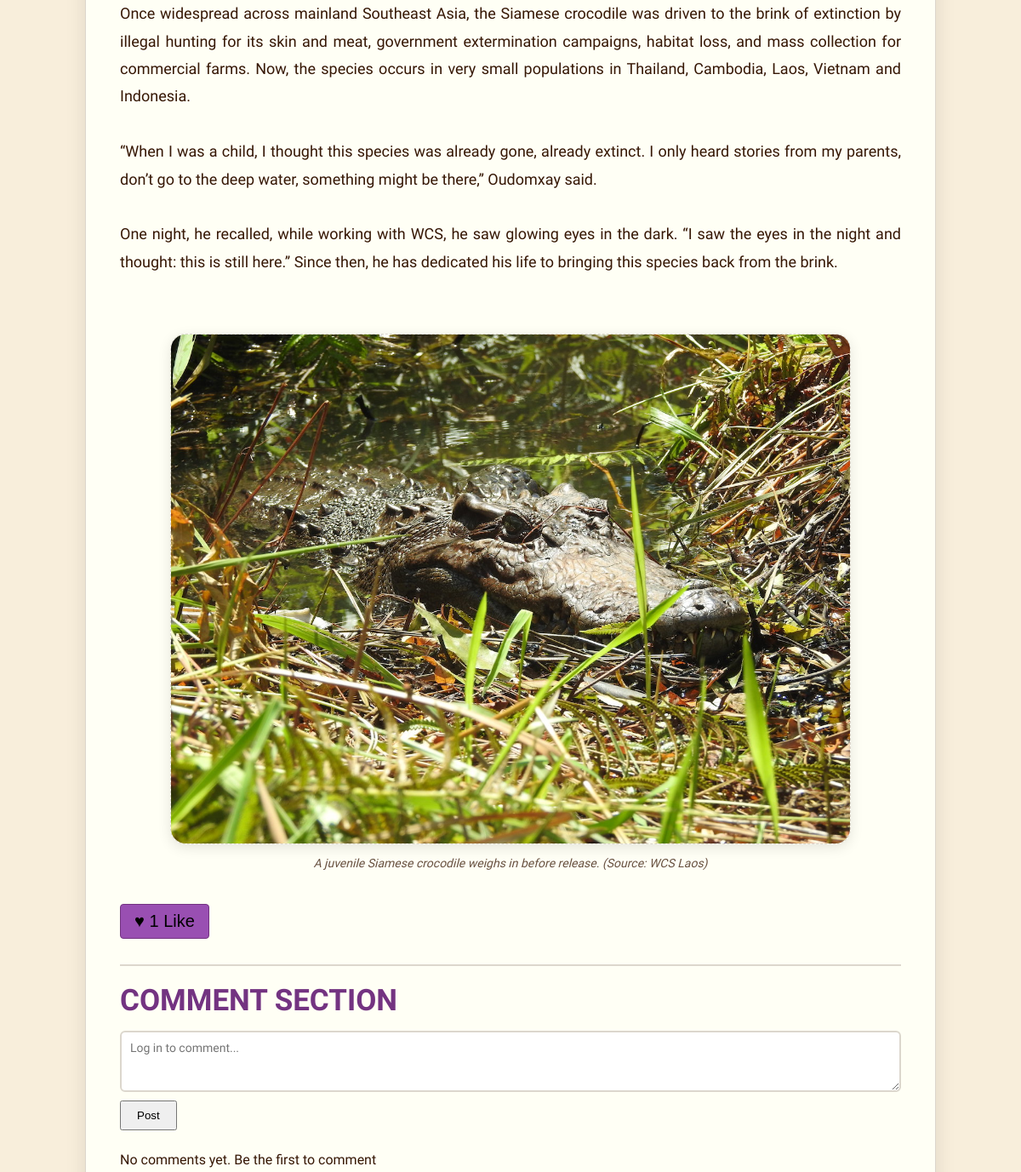
The page /articles/details.php?id=28 (middle part) on the database as committed earlier.
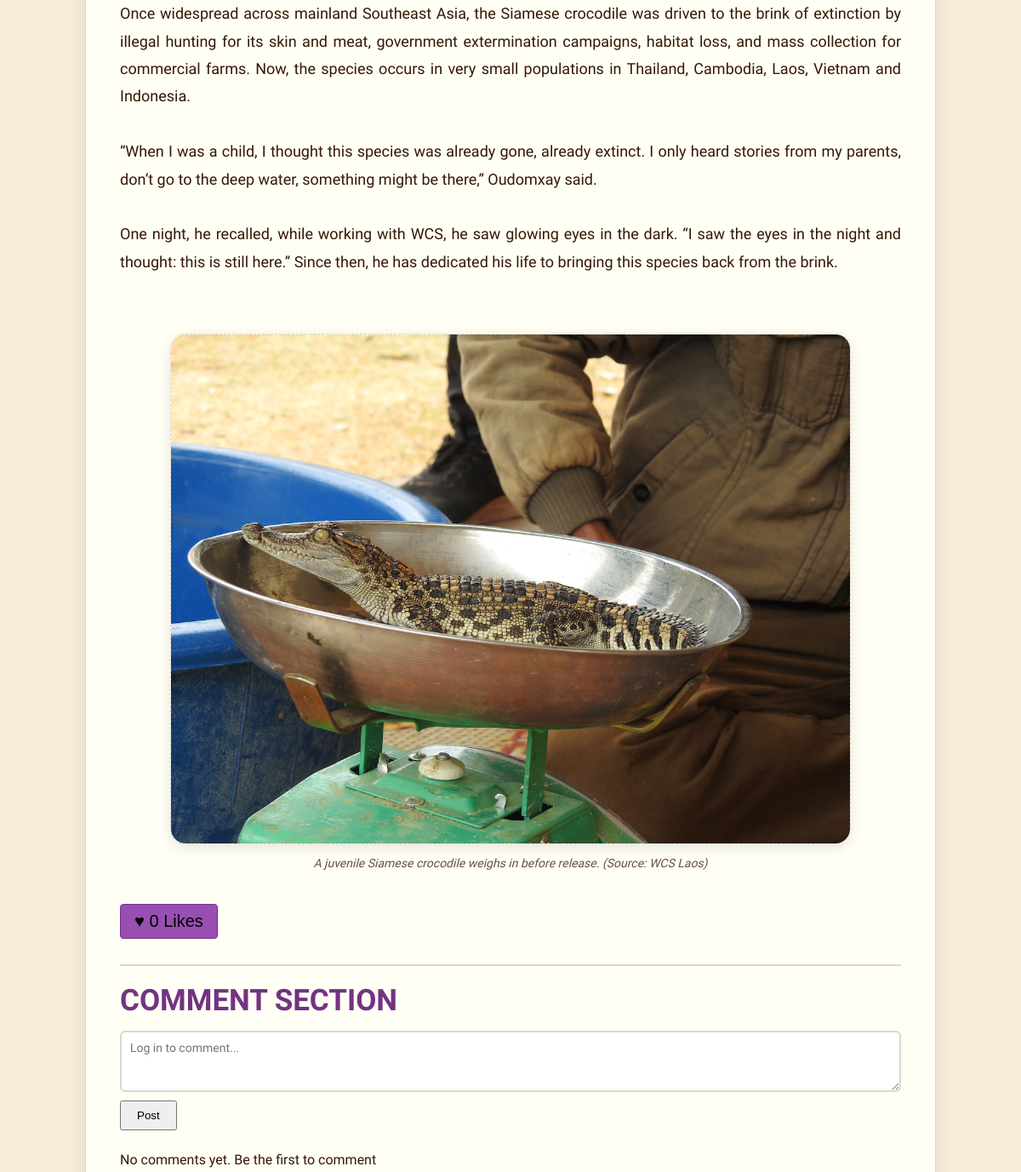
The same page on the database as committed later.
### tables this page shows
CREATE TABLE IF NOT EXISTS `articles` (
  `article_id` int NOT NULL AUTO_INCREMENT,
  `title` varchar(255) NOT NULL,
  `subheading` varchar(255) NOT NULL,
  `author` varchar(100) NOT NULL,
  `keywords` varchar(255) NOT NULL,
  `summary` text NOT NULL,
  `content` longtext NOT NULL,
  `image_name` varchar(255) NOT NULL,
  `image_caption` varchar(255) NOT NULL,
  `image_name2` varchar(255) DEFAULT NULL,
  `image_caption2` varchar(255) DEFAULT NULL,
  `creation_at` timestamp NOT NULL DEFAULT CURRENT_TIMESTAMP,
  PRIMARY KEY (`article_id`)
);

### includes/navigation.php (called while the page is built, shortened)
<?php
$isLoggedIn = isset($_SESSION["userID"]);
?>

### articles/details.php (the view, shortened to what this page needs)
<?php
require_once("../includes/database.php");
if(isset($_GET['id']) && is_numeric($_GET['id'])){
    $article_id = (int)$_GET['id'];
}
$query_main = "SELECT article_id, title, subheading, author,keywords, summary, content, image_name, image_caption, image_name2, image_caption2, creation_at
               FROM articles WHERE article_id = ?";
$statement_main = mysqli_prepare($connection, $query_main);
mysqli_stmt_bind_param($statement_main, "i", $article_id);
mysqli_stmt_execute($statement_main);
mysqli_stmt_bind_result($statement_main, $article_id, $title, $subheading, $author, $keywords, $summary, $content, $image_name, $image_caption,$image_name2, $image_caption2, $creation_at );
if(mysqli_stmt_fetch($statement_main)){
    $main_article = [
        'article_id' => $article_id,
        'title'      => $title,
        'subheading' => $subheading,
        'author'     => $author,
        'keywords'   => $keywords,
        'summary'    => $summary,
        'content'    => $content,
        'image_name' => $image_name,
        'image_caption' => $image_caption,
        'image_name2'=> $image_name2,
        'image_caption2' => $image_caption2,
        'creation_at' => $creation_at
    ];
}
$likeCount = "SELECT COUNT(*) as totalLikes FROM article_likes WHERE articleID = ?";
$stmt = mysqli_prepare($connection, $likeCount);
mysqli_stmt_bind_param($stmt, "i", $article_id);
mysqli_stmt_execute($stmt);
$likeResult = mysqli_fetch_assoc(mysqli_stmt_get_result($stmt));
$totalLikes = $likeResult['totalLikes'] ?? 0;
$hasLiked = false;
$comments = [];
?>
<!DOCTYPE html>
<html lang="en">
<head>
    <link rel="stylesheet" href="../css/style.css">
    <link rel="stylesheet" href="../css/articles.css">
</head>
<body>
<?php include("../includes/navigation.php"); ?>
<main>
<div class="article-pg-frame">
<div class="article-main-column">
<br>
    <article class="article-pg-content">
    <?php echo nl2br(htmlspecialchars($main_article['content'])); ?>
<br><br>
        <?php if (!empty($main_article['image_name2'])): ?>
        <figure class="article-pg-img2">
            <img src="../images/articles/<?php echo htmlspecialchars($main_article['image_name2']); ?>"
             alt="<?php echo htmlspecialchars($main_article['image_caption2']); ?>">
            <figcaption class="img2-caption"><?php echo htmlspecialchars($main_article['image_caption2']); ?></figcaption>
        </figure>
        <?php endif; ?>
         <form method="POST" action="#like-btn" class="like-form">
            <button type="submit" id="like-btn" class="like-button <?php echo $hasLiked ? 'liked' : ''; ?>">
                ♥ <?php echo $totalLikes; ?> <?php echo ($totalLikes === 1) ? 'Like' : 'Likes'; ?>
        </button>
        </form>
    </article>
    <section class="comment-section">
        <h2 class="comments-title">COMMENT SECTION</h2>
        <form method="POST" action="#comment-form" class="comment-form" id="comment-form">
            <textarea name="comment-text"
            id="comment-text"
            rows="3"
            placeholder="<?php echo $isLoggedIn ? 'Write a comment...' : 'Log in to comment...'; ?>"
            required></textarea>
            <button type="submit" id="comment-submit-btn" class="comment-submit-btn">
            Post
        </button>
        </form>
        <div class="comments-all">
            <?php if(empty($comments)): ?>
                <p class="no-comments">No comments yet. Be the first to comment</p>
            <?php endif; ?>
        </div>
    </section>
</div>
<br>
</div>
</main>
</body>
</html>

### css/style.css (style rules this page uses)
* { margin: 0; padding: 0; box-sizing: border-box; }
:root { --background: rgb(245, 240, 230); --text: rgb(54, 23, 5); --dark-green: rgb(66, 130, 57); --light-green: rgb(123, 182, 98); --gold: rgb(251, 177, 73); --orange: rgb(245, 128, 36); --dark-purple: rgb(115, 51, 129); --light-purple: rgb(153, 79, 178); --card: rgb(255, 255, 245); --card-background: rgb(248, 238, 219); --border: rgb(220, 215, 205); --shadow: rgba(0, 0, 0, 0.10); }
body { font-family: "Work Sans", sans-serif; background-color: var(--background); color: var(--text); overflow-x: hidden; }
main { min-height: 600px; padding: 30px; width: 100%; }

### css/articles.css (style rules this page uses)
body { background-color: var(--card-background); }
.article-pg-frame { max-width:1000px; width: 100%; margin: 0 auto; padding: 40px; background-color: var(--card); border: 1px solid var(--border); border-radius: 24px; box-shadow: 0 8px 25px var(--shadow); box-sizing: border-box; }
.article-main-column { max-width: 1000px; margin: 0 auto; }
.article-pg-img1, .article-pg-img2 { margin: 30px 0; width: 100%; height: auto; align-items: center; display: flex; flex-direction: column; }
.article-pg-img1 img, .article-pg-img2 img { width: 100%; object-fit: cover; border-radius: 18px; border: 1px dashed var(--border); box-shadow: 0 4px 15px var(--shadow); display:block; }
.article-pg-img2 { max-width: 800px; margin: 35px auto; }
.img1-caption, .img2-caption { margin-top: 10px; font-size: 14px; color: var(--text); opacity: 0.75; font-style: italic; }
.article-pg-content { font-size: 18px; line-height: 1.8; color: var(--text); margin-top: 20px; text-align: justify; }
.like-form { margin: 25px 0; }
.like-button { padding: 8px 16px; font-size: 20px; cursor:pointer; background-color: var(--light-purple); border: 1px solid var(--dark-purple); border-radius: 4px; transition: background-color 0.2 ease; }
.comment-section { margin-top: 30px; padding-top: 20px; border-top: 2px solid var(--border); }
.comments-title { margin-bottom: 15px; color: var(--dark-purple); font-size:35px; font-weight: 800; }
.comment-form { display: flex; flex-direction: column; gap: 10px; margin-bottom: 25px; }
.comment-form textarea { width: 100%; padding: 10px; font-family: inherit; font-size: 14px; box-sizing: border-box; border: 2px solid var(--border); border-radius: 6px; }
.comment-submit-btn { align-self: flex-start; padding: 8px 18px; cursor: pointer; }
.comments-all { display: flex; flex-direction: column; gap:0; }

Rows that differ between the two databases and show on the page:
changed articles "A juvenile Siamese crocodile weighs in before release. (Source: WCS Laos)": image_name2: a different picture
Other text that changed with them:
$totalLikes: "1" → "0"
text no longer shown: "Like"
text now shown: "Likes"
